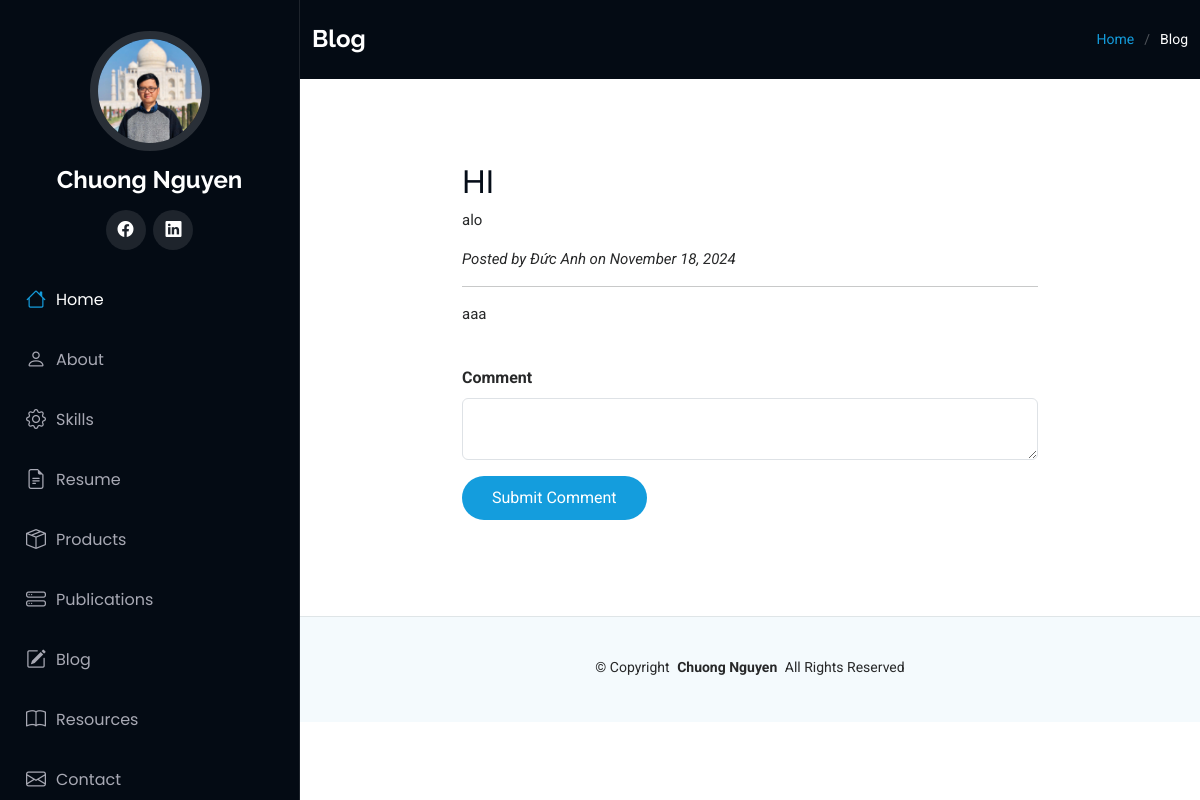
/post1, run on the app's committed database.
### main.py (models this page shows)
class BlogPost(db.Model):
    __tablename__ = "blog_posts"
    id: Mapped[int] = mapped_column(Integer, primary_key=True)
    author_id: Mapped[int] = mapped_column(Integer, db.ForeignKey("users.id"))
    author = relationship("User", back_populates="post")
    title: Mapped[str] = mapped_column(String(250), unique=True, nullable=False)
    subtitle: Mapped[str] = mapped_column(String(250), nullable=False)
    body: Mapped[str] = mapped_column(Text, nullable=False)
    date: Mapped[str] = mapped_column(String(100), nullable=False)
    img_url: Mapped[str] = mapped_column(String(250), nullable=False)
    comment = relationship("Comment", back_populates="parent_post")

class User(UserMixin, db.Model):
    __tablename__ = 'users'
    id: Mapped[int] = mapped_column(Integer, primary_key=True)
    name: Mapped[str] = mapped_column(String(100), nullable=False)
    email: Mapped[str] = mapped_column(String(100), nullable=False, unique=True)
    password: Mapped[str] = mapped_column(String(100), nullable=False)
    post = relationship('BlogPost', back_populates='author')
    comment = relationship("Comment", back_populates='author_comment')

### main.py (the view, shortened to what this page needs)
@app.route('/post<int:post_id>', methods=['GET', 'POST'])
def post(post_id):
    requested_post = db.get_or_404(BlogPost, post_id)
    all_comments = db.session.execute(db.select(Comment)).scalars()
    form=CommentForm()
    return render_template('post.html', form=form, current_user=current_user, post=requested_post, is_not_home=True, comments=all_comments)

### main.py
class CommentForm(FlaskForm):
    comment = TextAreaField("Comment", validators=[DataRequired()])
    submit = SubmitField("Submit Comment")

### templates/post.html (shortened to what this page needs)
{% from "bootstrap5/form.html" import render_form %}
{% extends "base.html" %}
  {% block content %}
  <main class="main">
    <div class="page-title dark-background">
      <div class="container d-lg-flex justify-content-between align-items-center">
        <h1 class="mb-2 mb-lg-0">Blog</h1>
        <nav class="breadcrumbs">
          <ol>
            <li><a href="{{url_for('home')}}">Home</a></li>
            <li class="current">Blog</li>
          </ol>
        </nav>
      </div>
    </div>
    <section id="service-details" class="service-details section">
      <div class="container">
        <div class="row gy-4">
          <div class="col-lg-8 mx-auto" data-aos="fade-up" data-aos-delay="200">
            <h2>{{post.title}}</h2>
            <p>{{post.subtitle}}</p>
            <p class="fst-italic">Posted by {{post.author.name}} on {{post.date}}</p>
            <hr>
            <p>{{post.body|safe}}</p>
          </div>
        </div>
      </div>
      <br>
      <div class="container">
        <div class="row gy-4">
          <div class="col-lg-8 mx-auto">
            {{render_form(form, button_map={'submit':'primary'})}}
          </div>
        </div>
      </div>
      <div class="container">
        <div class="row gy-4">
          <div class="col-lg-8 mx-auto comment">
          </div>
        </div>
      </div>
    </section>
  </main>
  {% endblock %}

### static/assets/css/main.css (style rules this page uses)
:root { --default-font: "Roboto", system-ui, -apple-system, "Segoe UI", Roboto, "Helvetica Neue", Arial, "Noto Sans", "Liberation Sans", sans-serif, "Apple Color Emoji", "Segoe UI Emoji", "Segoe UI Symbol", "Noto Color Emoji"; --heading-font: "Raleway", sans-serif; --nav-font: "Poppins", sans-serif; }
:root { --background-color: #ffffff; --default-color: #272829; --heading-color: #050d18; --accent-color: #149ddd; --surface-color: #ffffff; --contrast-color: #ffffff; }
:root { --nav-color: #a8a9b4; --nav-hover-color: #ffffff; --nav-mobile-background-color: #040b14; --nav-dropdown-background-color: #040b14; --nav-dropdown-color: #a8a9b4; --nav-dropdown-hover-color: #ffffff; }
.dark-background { --background-color: #040b14; --default-color: #ffffff; --heading-color: #ffffff; --surface-color: #151f2b; --contrast-color: #ffffff; }
:root { scroll-behavior: smooth; }
body { color: var(--default-color); background-color: var(--background-color); font-family: var(--default-font); }
a { color: var(--accent-color); text-decoration: none; transition: 0.3s; }
h1, h2, h3, h4, h5, h6 { color: var(--heading-color); font-family: var(--heading-font); }
@media (min-width: 1200px) { .header~main, .header~#footer { margin-left: 300px; } }
.page-title { color: var(--default-color); background-color: var(--background-color); padding: 25px 0; position: relative; }
.page-title h1 { font-size: 24px; font-weight: 700; }
.page-title .breadcrumbs ol { display: flex; flex-wrap: wrap; list-style: none; padding: 0; margin: 0; font-size: 14px; font-weight: 400; }
.page-title .breadcrumbs ol li+li { padding-left: 10px; }
.page-title .breadcrumbs ol li+li::before { content: "/"; display: inline-block; padding-right: 10px; color: color-mix(in srgb, var(--default-color), transparent 70%); }
section, .section { color: var(--default-color); background-color: var(--background-color); padding: 60px 0; overflow: clip; }
.form-label { font-weight: bold; }
.service-details p { font-size: 15px; }

### data on the page
BlogPost: title "HI", subtitle "alo", date "November 18, 2024", body "aaa"
User: author.name "Đức Anh"
